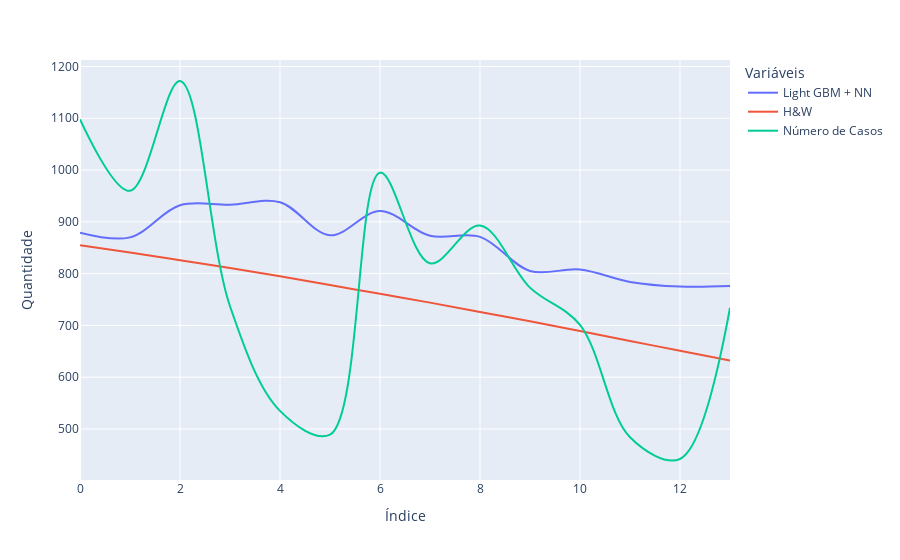

Notebook code cell kept with this figure:
### Code cell
fig = px.line(y=[((predictions[0] + y_pred*2) / 3).round(), y_test, data_from_newCases['newCases'][-14:]], line_shape='spline', labels={'variable': 'Variáveis', 'index': 'Índice', 'value': 'Quantidade'})

customLegend(fig=fig,nameSwap = {'wide_variable_0': 'Light GBM + NN', 'wide_variable_1': 'H&W', 'wide_variable_2': 'Número de Casos'})

### Figure 1 — Plotly figure (JSON) as saved in the notebook; plotly's stock layout.template omitted (floating-point values rounded to 4 significant figures)
{"data": [{"hovertemplate": "Variáveis=wide_variable_0<br>Índice=%{x}<br>Quantidade=%{y}<extra></extra>", "legendgroup": "wide_variable_0", "line": {"color": "#636efa", "dash": "solid", "shape": "spline"}, "mode": "lines", "name": "Light GBM + NN", "orientation": "v", "showlegend": true, "type": "scatter", "x": [0, 1, 2, 3, 4, 5, 6, 7, 8, 9, 10, 11, 12, 13], "xaxis": "x", "y": [879, 870, 932, 933, 938, 874, 921, 873, 871, 805, 808, 784, 775, 776], "yaxis": "y"}, {"hovertemplate": "Variáveis=wide_variable_1<br>Índice=%{x}<br>Quantidade=%{y}<extra></extra>", "legendgroup": "wide_variable_1", "line": {"color": "#EF553B", "dash": "solid", "shape": "spline"}, "mode": "lines", "name": "H&W", "orientation": "v", "showlegend": true, "type": "scatter", "x": [0, 1, 2, 3, 4, 5, 6, 7, 8, 9, 10, 11, 12, 13], "xaxis": "x", "y": [855, 841, 826, 811, 795, 778, 761, 744, 726, 708, 689, 670, 651, 632], "yaxis": "y"}, {"hovertemplate": "Variáveis=wide_variable_2<br>Índice=%{x}<br>Quantidade=%{y}<extra></extra>", "legendgroup": "wide_variable_2", "line": {"color": "#00cc96", "dash": "solid", "shape": "spline"}, "mode": "lines", "name": "Número de Casos", "orientation": "v", "showlegend": true, "type": "scatter", "x": [0, 1, 2, 3, 4, 5, 6, 7, 8, 9, 10, 11, 12, 13], "xaxis": "x", "y": [1098, 960, 1172, 737, 535, 489, 995, 820, 893, 773, 701, 484, 442, 734], "yaxis": "y"}], "layout": {"legend": {"title": {"text": "Variáveis"}, "tracegroupgap": 0}, "margin": {"t": 60}, "xaxis": {"anchor": "y", "domain": [0, 1], "title": {"text": "Índice"}}, "yaxis": {"anchor": "x", "domain": [0, 1], "title": {"text": "Quantidade"}}}}
